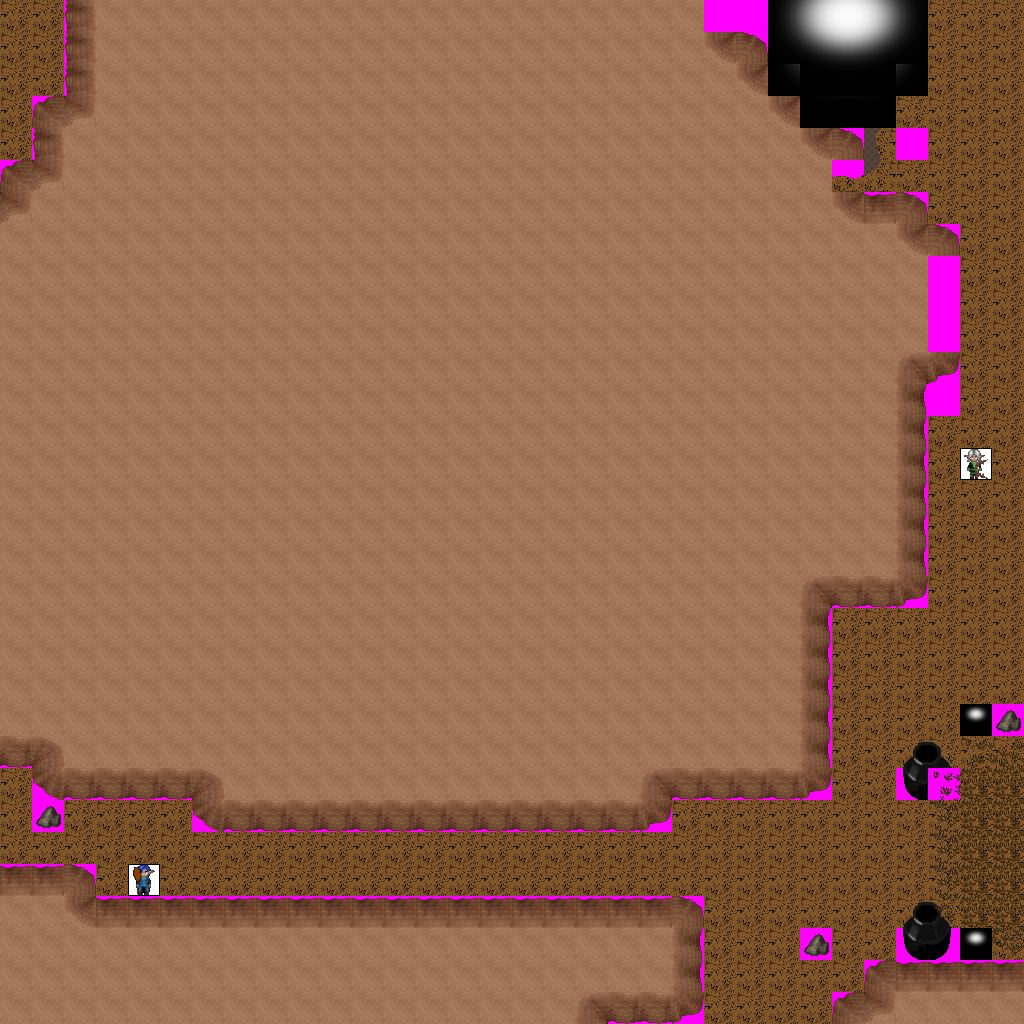

This game map was drawn from its Tiled (.tmx) file and the tilesets committed beside it. A one-line description and the trimmed map source follow:
An orthogonal 32x32 tile map with 32x32 px tiles, 9 tile layers (Ground, Objects, Above, Walkable, ...), 15 tilesets and 16 objects (8x newmap, from_west_0, from_west_1, from_west_2, from_east_0, ...).

<map version="1.0" orientation="orthogonal" width="32" height="32" tilewidth="32" tileheight="32">
 <tileset firstgid="1" name="ground_brown" tilewidth="32" tileheight="32">
  <image source="../drawable/ground_brown.png" width="160" height="32" />
 </tileset>
 <tileset firstgid="6" name="ground_rock_rocks_2" tilewidth="32" tileheight="32">
  <image source="../drawable/ground_rock_rocks_2.png" width="64" height="64" />
 </tileset>
 <tileset firstgid="10" name="item_pot_huge_pot" tilewidth="32" tileheight="32">
  <image source="../drawable/item_pot_huge_pot.png" width="64" height="64" />
 </tileset>
 <tileset firstgid="14" name="plant_bush_large_brown" tilewidth="32" tileheight="32">
  <image source="../drawable/plant_bush_large_brown.png" width="96" height="96" />
 </tileset>
 <tileset firstgid="23" name="furniture_light_dark_torch" tilewidth="32" tileheight="32">
  <image source="../drawable/furniture_light_dark_torch.png" width="64" height="128" />
 </tileset>
 <tileset firstgid="31" name="logic_creature_dark_elf" tilewidth="32" tileheight="32">
  <image source="../drawable/logic_creature_dark_elf.png" width="256" height="64" />
 </tileset>
 <tileset firstgid="47" name="ground_indoor_floor_tiles" tilewidth="32" tileheight="32">
  <image source="../drawable/ground_indoor_floor_tiles.png" width="96" height="96" />
 </tileset>
 <tileset firstgid="56" name="furniture_bed_single_grey" tilewidth="32" tileheight="32">
  <image source="../drawable/furniture_bed_single_grey.png" width="96" height="96" />
 </tileset>
 <tileset firstgid="65" name="ground_scratches" tilewidth="32" tileheight="32">
  <image source="../drawable/ground_scratches.png" width="160" height="32" />
 </tileset>
 <tileset firstgid="70" name="ground_scratches2_edges" tilewidth="32" tileheight="32">
  <image source="../drawable/ground_scratches2_edges.png" width="192" height="96" />
 </tileset>
 <tileset firstgid="88" name="light_light_1x1" tilewidth="32" tileheight="32">
  <image source="../drawable/light_light_1x1.png" width="96" height="32" />
 </tileset>
 <tileset firstgid="91" name="light_light_5x5" tilewidth="32" tileheight="32">
  <image source="../drawable/light_light_5x5.png" width="160" height="160" />
 </tileset>
 <tileset firstgid="116" name="light_dim_light_5x5" tilewidth="32" tileheight="32">
  <image source="../drawable/light_dim_light_5x5.png" width="160" height="160" />
 </tileset>
 <tileset firstgid="141" name="building_wall_int_sandstone" tilewidth="32" tileheight="32">
  <image source="../drawable/building_wall_int_sandstone.png" width="96" height="160" />
 </tileset>
 <tileset firstgid="156" name="walkable_sentinel" tilewidth="32" tileheight="32">
  <image source="../drawable/walkable_sentinel.png" width="32" height="32" />
 </tileset>
 <layer name="Ground" width="32" height="32">
  <data>[1024 cells, 1024 non-empty, 3 distinct tile ids]</data>
 </layer>
 <layer name="Objects" width="32" height="32">
  <data>[1024 cells, 14 non-empty, 6 distinct tile ids]</data>
 </layer>
 <layer name="Above" width="32" height="32">
  <data>[1024 cells, 5 non-empty, 3 distinct tile ids]</data>
 </layer>
 <layer name="Walkable" width="32" height="32">
  <data>[1024 cells, 813 non-empty, 1 distinct tile ids]</data>
 </layer>
 <layer name="Objects_stendhal" width="32" height="32">
  <data>[1024 cells, 830 non-empty, 29 distinct tile ids]</data>
 </layer>
 <layer name="Above_stendhal" width="32" height="32">
  <data>[1024 cells, 0 non-empty, 0 distinct tile ids]</data>
 </layer>
 <layer name="Objects_stendhal2" width="32" height="32">
  <data>[1024 cells, 2 non-empty, 2 distinct tile ids]</data>
 </layer>
 <layer name="Objects_stendhal3" width="32" height="32">
  <data>[1024 cells, 20 non-empty, 19 distinct tile ids]</data>
 </layer>
 <layer name="Above_stendhal2" width="32" height="32">
  <data>[1024 cells, 13 non-empty, 13 distinct tile ids]</data>
 </layer>
 <objectgroup name="Mapevents" width="32" height="32">
  <object name="exit_east_0" type="newmap" x="992" y="0" width="32" height="320">
   <properties>
    <property name="map" value="level_1_nalwor_drows_tunnel_x3_y2" />
    <property name="place" value="from_east_0" />
   </properties>
  </object>
  <object name="exit_east_1" type="newmap" x="992" y="576" width="32" height="128">
   <properties>
    <property name="map" value="level_1_nalwor_drows_tunnel_x3_y2" />
    <property name="place" value="from_east_1" />
   </properties>
  </object>
  <object name="exit_east_2" type="newmap" x="992" y="736" width="32" height="224">
   <properties>
    <property name="map" value="level_1_nalwor_drows_tunnel_x3_y2" />
    <property name="place" value="from_east_2" />
   </properties>
  </object>
  <object name="exit_west_0" type="newmap" x="0" y="0" width="32" height="160">
   <properties>
    <property name="map" value="level_1_nalwor_drows_tunnel_x1_y2" />
    <property name="place" value="from_west_0" />
   </properties>
  </object>
  <object name="exit_west_1" type="newmap" x="0" y="768" width="32" height="96">
   <properties>
    <property name="map" value="level_1_nalwor_drows_tunnel_x1_y2" />
    <property name="place" value="from_west_1" />
   </properties>
  </object>
  <object name="exit_south_0" type="newmap" x="704" y="992" width="96" height="32">
   <properties>
    <property name="map" value="level_1_nalwor_drows_tunnel_x2_y3" />
    <property name="place" value="from_south_0" />
   </properties>
  </object>
  <object name="exit_north_0" type="newmap" x="0" y="0" width="64" height="32">
   <properties>
    <property name="map" value="level_1_nalwor_drows_tunnel_x2_y1" />
    <property name="place" value="from_north_0" />
   </properties>
  </object>
  <object name="exit_north_1" type="newmap" x="832" y="0" width="192" height="32">
   <properties>
    <property name="map" value="level_1_nalwor_drows_tunnel_x2_y1" />
    <property name="place" value="from_north_1" />
   </properties>
  </object>
 </objectgroup>
 <objectgroup name="Spawn" width="32" height="32">
  <object name="from_west_0" x="992" y="160" width="32" height="32" />
  <object name="from_west_1" x="992" y="640" width="32" height="32" />
  <object name="from_west_2" x="992" y="832" width="32" height="32" />
  <object name="from_east_0" x="0" y="64" width="32" height="32" />
  <object name="from_east_1" x="0" y="800" width="32" height="32" />
  <object name="from_north_0" x="736" y="992" width="32" height="32" />
  <object name="from_south_0" x="32" y="0" width="32" height="32" />
  <object name="from_south_1" x="928" y="0" width="32" height="32" />
 </objectgroup>
 <objectgroup name="Keys" width="32" height="32" />
 <objectgroup name="Replace" width="32" height="32" />
</map>
